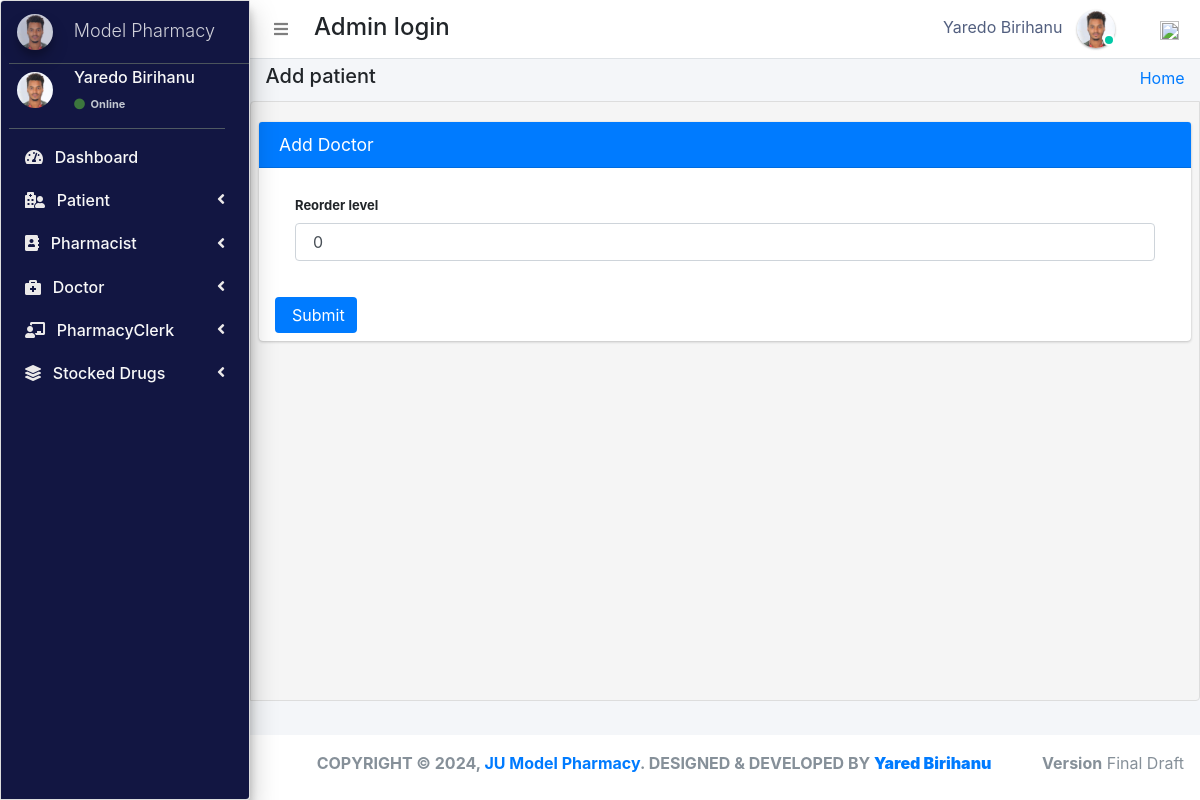
Screenshot of /admin_user/reorder_level/4/ (signed in) with the database file from the repository.
### pharmacy/models.py (models this page shows, shortened)
class CustomUser(AbstractUser):
    user_type_data = ((1, "AdminHOD"), (2, "Pharmacist"), (3, "Doctor"), (4, "PharmacyClerk"),(5, "Patients"))
    user_type = models.CharField(default=1, choices=user_type_data, max_length=10)

class AdminHOD(models.Model):
    gender_category=(
        ('Male','Male'),
        ('Female','Female'),
    )
    admin = models.OneToOneField(CustomUser,null=True, on_delete = models.CASCADE)
    emp_no= models.CharField(max_length=100,null=True,blank=True)
    gender=models.CharField(max_length=100,null=True,choices=gender_category)
    mobile=models.CharField(max_length=10,null=True,blank=True)
    address=models.CharField(max_length=300,null=True,blank=True)
    profile_pic=models.ImageField(default="admin.png",null=True,blank=True)
    created_at = models.DateTimeField(auto_now_add=True)
    updated_at = models.DateTimeField(auto_now=True)
    date_employed=models.DateTimeField(auto_now_add=True, auto_now=False)
    objects = models.Manager()

class Stock(models.Model):
    category = models.ForeignKey(Category,null=True,on_delete=models.CASCADE,blank=True)
    drug_imprint=models.CharField(max_length=6 ,blank=True, null=True)
    drug_name = models.CharField(max_length=50, blank=True, null=True)
    drug_color = models.CharField(max_length=50, blank=True, null=True)
    drug_shape = models.CharField(max_length=50, blank=True, null=True)
    quantity = models.IntegerField(default='0', blank=True, null=True)
    receive_quantity = models.IntegerField(default='0', blank=True, null=True)
    reorder_level = models.IntegerField(default='0', blank=True, null=True)
    manufacture= models.CharField(max_length=50, blank=True, null=True)
    last_updated = models.DateTimeField(auto_now_add=False, auto_now=True)
    timestamp = models.DateTimeField(auto_now_add=True, auto_now=False)
    drug_strength= models.CharField(max_length=10, blank=True, null=True)
    valid_from = models.DateTimeField(blank=True, null=True,default=timezone.now)
    valid_to = models.DateTimeField(blank=False, null=True)
    drug_description=models.TextField(blank=True,max_length=1000,null=True)
    drug_pic=models.ImageField(default="images2.png",null=True,blank=True)
    objects = ExpiredManager()

### pharmacy/HODViews.py (the view)
# urls.py: path('admin_user/reorder_level/<str:pk>/', HODViews.reorder_level, name="reorder_level"),
def reorder_level(request, pk):
    queryset = Stock.objects.get(id=pk)
    form = ReorderLevelForm(request.POST or None, instance=queryset)
    if form.is_valid():
        instance = form.save(commit=False)
        instance.save()
        messages.success(request, "Reorder level for " + str(instance.drug_name) + " is updated to " + str(instance.reorder_level))
        return redirect("manage_stock")
    context ={
        "instance": queryset,
        "form": form,
        "title":"Reorder Level"
    }
    return render(request,'hod_templates/reorder_level.html',context)

### pharmacy/forms.py
class ReorderLevelForm(forms.ModelForm):
	class Meta:
		model = Stock
		fields = ['reorder_level']

### pharmacy/models.py (called while the page is built)
    def get_queryset(self):
        return super().get_queryset().annotate(
            expired=ExpressionWrapper(Q(valid_to__lt=Now()), output_field=BooleanField())
        )

### pharmacy/templates/hod_templates/reorder_level.html (shortened to what this page needs)
{% extends 'hod_templates/base_template.html'%} {% load crispy_forms_tags %} {% block page_title %}
<h5>Add patient</h5>
{% endblock page_title %} {% block main_content %}
<section class="content">
    <div class="row">
        <div class="col-md-12">
            <div class="card card-primary">
                <div class="card-header">
                    <h3 class="card-title">Add Doctor</h3>
                </div>
                <form method="POST" style="font-size:13px;" class='px-3 py-2'>
                    <div class="card-body">
                        {{form|crispy}}
                    </div>
                    <input type="submit" class="btn btn-primary">
                </form>
            </div>
        </div>
    </div>
</section>
{% endblock main_content %}

### pharmacy/templates/hod_templates/base_template.html (shortened to what this page needs)
{% extends 'base_file.html' %} {% block htm %}
<body class="hold-transition sidebar-mini layout-fixed">
    <div class="wrapper">
        <nav class="main-header navbar navbar-expand navbar-white navbar-light">
            <ul class="navbar-nav">
                <li class="nav-item">
                    <a class="nav-link" data-widget="pushmenu" href="#" role="button"><i class="fas fa-bars"></i></a>
                </li>
            </ul>
            <h4 style="margin-left: 10px; margin-top: 5px;">Admin login </h4>
            <ul class="navbar-nav ml-auto">
                <li class="mx-3">
                    <a href="#" class="sm-submenu-with-image a">
                        <span>{{user.first_name}}  {{user.last_name}}</span>
                        <img src="{{request.user.adminhod.profile_pic.url}}" class="img-circle elevation-1" width="38" height="38" alt="">
                        <span class="avatar-status avatar-sm-status avatar-status-success"></span>
                    </a>
                </li>
                <li class="nav-item dropdown ml-3 low">
                    <a href="#" class="btn btn-outlined btn-black text-muted bg-transparent " data-toggle="dropdown" aria-expanded="false" data-wow-delay="0.7s"><img src="https://img.icons8.com/ios/50/000000/settings.png" width="19" height="19">
                    </a>
                </li>
            </ul>
        </nav>
        {% include 'hod_templates/sidebar.html'%}
        <div class="content-wrapper">
            <div class="content-header">
                <div class="container-fluid">
                    <div class="row ">
                        <div class="col-sm-6">
                            <h1 class="m-0 text-dark">
                                {% block page_title %} {% endblock page_title %}
                            </h1>
                        </div>
                        <div class="col-sm-6 ">
                            <ol class="breadcrumb float-sm-right">
                                <li class="breadcrumb-item"><a href="">Home</a></li>
                            </ol>
                        </div>
                    </div>
                </div>
            </div>
            {% block main_content %} {% endblock main_content %}
        </div>
        {% include 'hod_templates/footer.html'%}
    </div>
    {% endblock htm %}

### pharmacy/templates/hod_templates/sidebar.html (shortened to what this page needs)
<aside class="main-sidebar sidebar-dark-primary elevation-4">
    <a href="" class="brand-link ml-2">
        <img src="{{request.user.adminhod.profile_pic.url}}" alt="" width="36" height="36" class=" img-circle elevation-3" style="opacity: .8">
        <span class="brand-text font-weight-light mt-1 ml-3 mmust">Model Pharmacy</span>
    </a>
    <div class="sidebar">
        <div class="user-panel mr-3">
            <div class="pull-left image sm-submenu-with-image a ml-2 ">
                <img src="{{request.user.adminhod.profile_pic.url}}" class="img-circle mt-2" width="36" height="36" alt="User Image">
            </div>
            <div class="pull-left info">
                <p>{{user.first_name}} {{user.last_name}}</p>
                <a href="#"><i class="fa fa-circle text-success "></i> Online</a>
            </div>
        </div>
        <nav class="mt-2">
            <ul class="nav nav-pills nav-sidebar flex-column" data-widget="treeview" role="menu" data-accordion="false">
                <li class="nav-item">
                    <a href="{% url  'admin_dashboard' %}" class="nav-link">
                        <i class="fas fa-tachometer-alt mr-2"></i>
                        <p>
                            Dashboard
                        </p>
                    </a>
                </li>
                <li class="nav-item">
                    <a href="#" class="nav-link">
                        <i class="fas fa-hospital-user mr-2"></i>
                        <p>
                            Patient
                            <i class="right fas fa-angle-left"></i>
                        </p>
                    </a>
                </li>
                <li class="nav-item">
                    <a href="#" class="nav-link">
                        <i class="fas fa-address-book mr-2"></i>
                        <p>
                            Pharmacist
                            <i class="right fas fa-angle-left"></i>
                        </p>
                    </a>
                </li>
                <li class="nav-item">
                    <a href="#" class="nav-link">
                        <i class="fas fa-briefcase-medical mr-2"></i>
                        <p>
                            Doctor
                            <i class="right fas fa-angle-left"></i>
                        </p>
                    </a>
                </li>
                <li class="nav-item">
                    <a href="#" class="nav-link">
                        <i class="fas fa-chalkboard-teacher mr-2"></i>
                        <p>
                            PharmacyClerk
                            <i class="right fas fa-angle-left"></i>
                        </p>
                    </a>
                </li>
                <li class="nav-item">
                    <a href="#" class="nav-link">
                        <i class="fas fa-layer-group mr-2"></i>
                        <p>
                            Stocked Drugs
                            <i class="right fas fa-angle-left"></i>
                        </p>
                    </a>
                </li>
            </ul>
        </nav>
    </div>
</aside>

### static/css/main.css (style rules this page uses)
html { font-family: sans-serif; line-height: 1.15; -webkit-text-size-adjust: 100%; -webkit-tap-highlight-color: transparent; }
body { overflow-y: hidden; overflow-x: hidden; font-family: -apple-system, BlinkMacSystemFont, "Segoe UI", Roboto, "Helvetica Neue", Arial, "Noto Sans", sans-serif, "Apple Color Emoji", "Segoe UI Emoji", "Segoe UI Symbol", "Noto Color Emoji" !important; }
.content { background-color: #f5f5f5; border: 1px solid #dddddd; border-radius: 4px 0px 4px 0px; left: -1px; padding: 10px 7px 5px; }
.main-sidebar { background: #ffffff; border: 1px solid #dddddd; border-radius: 4px 0px 4px 0px; font-weight: bold; }
.content { height: 75vh; overflow-y: scroll; overflow-x: hidden; }
.content .row { margin-top: 20px !important; }
.main-sidebar { background-color: #121642 !important; color: white !important; }
.main-sidebar p { color: #f8f8f8 !important; font-weight: 500 !important }
.main-sidebar i { color: rgb(235, 233, 233) !important; }
.btn-primary { outline: none !important; border: none !important; }
.avatar-status { position: absolute; bottom: 12px; right: 75.4px; display: -ms-inline-flexbox; display: inline-flex; -ms-flex-negative: 0; flex-shrink: 0; -ms-flex-pack: center; justify-content: center; -ms-flex-align: center; align-items: center; white-space: nowrap; text-align: center; vertical-align: baseline; font-weight: 600; border: .125rem solid #fff; width: 12px; height: 12px; line-height: 1; font-size: .71094rem; border-radius: 50%; }
.avatar-status-success { color: #fff; background-color: #00c9a7; }
.pull-left { float: left; }
.pull-left { float: left!important; }
.user-panel>.info { padding: 5px 5px 5px 15px; line-height: 1; position: absolute; left: 55px; }
.user-panel>.info>p { font-weight: 600; margin-bottom: 9px; }
p { margin: 0 0 10px; }
.user-panel { padding-bottom: 20px; }
.user-panel:after { clear: both; }
.user-panel:before, .user-panel:after { content: " "; display: table; }
.user-panel>.info>a>.fa, .user-panel>.info>a>.ion, .user-panel>.info>a>.glyphicon { margin-right: 3px; }
.fa-circle { color: #3c763d !important; }
.user-panel i { color: #3c763d !important; }
.user-panel>.info>a { text-decoration: none; padding-right: 5px; margin-top: 3px; font-size: 11px; overflow: hidden; white-space: nowrap; }
.mmust { overflow: hidden; white-space: nowrap; font-size: 18px; }
.container-fluid { width: 100%; padding-right: 15px; padding-left: 15px; margin-right: auto; margin-left: auto; }
.row { display: flex; flex-wrap: wrap; margin-right: -15px; margin-left: -15px; }
input { text-indent: 5px !important; }
input::placeholder { text-indent: 5px !important; }
.img-circle { border-radius: 50%; }
.content-wrapper .content-header { padding: 5px 0.5rem !important; }

### static/css/profile.css (style rules this page uses)
li { list-style-type: none ! }
.form-control { font-size: .875rem; }
.navbar-nav span { color: #525f7f !important; margin-right: 10px !important; }
body { font-family: 'Rubik', sans-serif; height: 100% !important; }
input { text-indent: 5px !important; }
input::placeholder { text-indent: 5px !important; }

### rows the page displays
CustomUser: first_name "Yaredo", last_name "Birihanu", user.adminhod.profile_pic (picture)
Stock: reorder_level "0"
